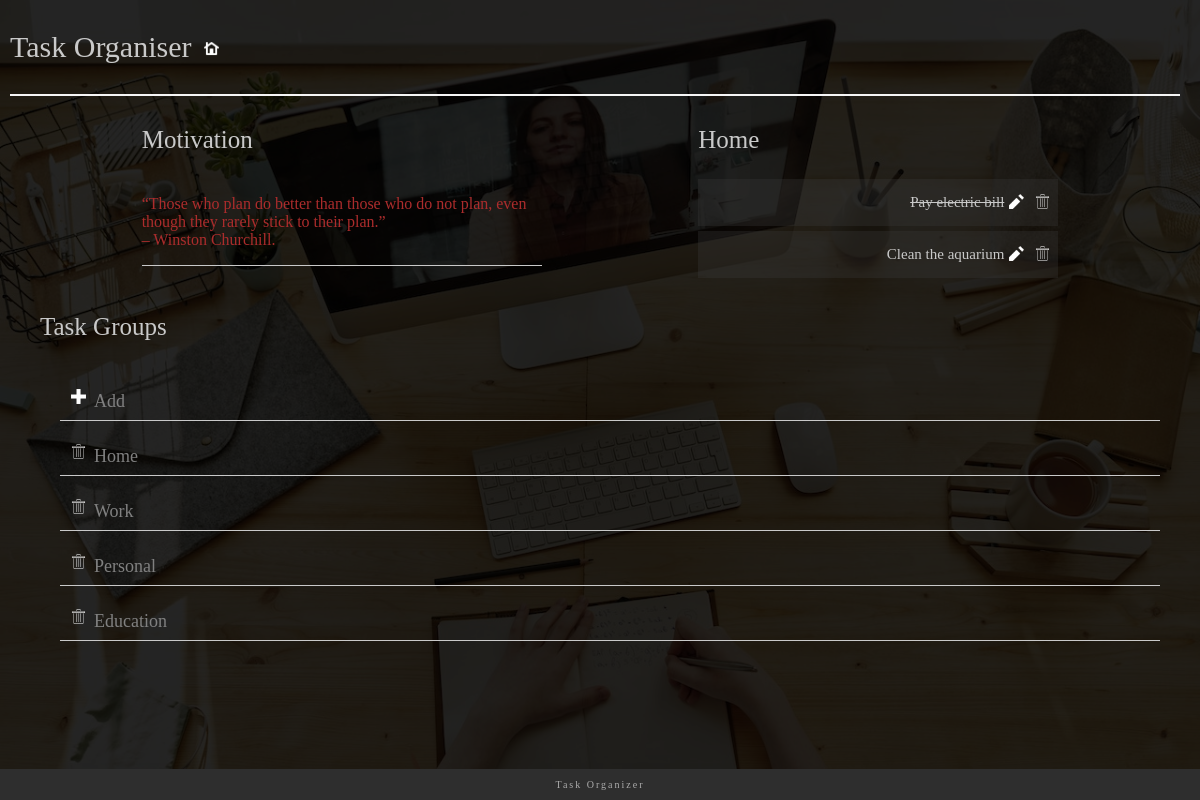
The page /details/Home/ on the database its author committed.
### task_group/models.py (models this page shows, shortened)
class Catagories (models.Model):
    catagories_name = models.CharField(max_length=20,primary_key=True)
    def __str__(self):
        return self.catagories_name

class Task(models.Model):
    Catagories = models.ForeignKey(Catagories,related_name='Task',on_delete=models.CASCADE )
    title = models.CharField(max_length=256)
    created_date = models.DateTimeField(auto_now_add=True)
    done = models.BooleanField(default=False)
    class Meta:
        ordering = ["-created_date"]

### task_group/views.py (the view)
# urls.py: path('details/<str:pk>/', CatagoriesDetailView.as_view(), name='cdetail'),
class CatagoriesDetailView(DetailView):
    context_object_name = 'catagories_detail'
    model = models.Catagories
    template_name = 'task_group/catagories_detail.html'
    def get_context_data(self, **kwargs):
        context = super(CatagoriesDetailView, self).get_context_data(**kwargs)
        context['cat_list'] = Catagories.objects.all()
        print(context)
        return context

### task_group/templates/task_group/catagories_detail.html
{% extends 'task_group/base.html' %}
{% block heading %}
{{catagories_detail.catagories_name}}
{% endblock %}
{% block content %}
{%load static %}
{% for task in catagories_detail.Task.all %}
                <div class="items">
                    <div class="subitem">
                      {% if task.done %}
                       <p class="listitem"><strike  >{{task.title}}</strike></p>
                        {% else %}
                        <p class="listitem">{{task.title}} </p>
                        {% endif %}
                        <a href="/task_update/{{task.pk}}"  class="update"><img src="{% static 'task_group/img/pencil.png' %}" ></a>
                        <a href="/task_delete/{{task.pk}}" ><img src="{% static 'task_group/img/trash.png' %}"></a>
                    </div>
                </div>
{% endfor %}
            </div>
{% endblock %}

### task_group/templates/task_group/base.html (shortened to what this page needs)
{% load static %}
<!DOCTYPE html>
<html lang="en">
<head>
    <link rel="stylesheet" href="{% static 'task_group/css/new.css' %}" type="text/css">
</head>
<body>
    <div class="body-inner">
    <div class="base">
        <div class="title">
            <p class="title-text">Task Organiser</p>
            <div class="home">
                <a href="{% url 'task_group:tlist' %}" class="icon"><img src="{% static 'task_group/img/home.png' %}"></a>
            </div>
        </div>
        <div class="context">
            <div class="left">
                <p class="left-heading">Motivation</p>
                <div class="motivation">
                    <p>“Those who plan do better than those who do not plan, even though they rarely stick to their plan.”<br> – Winston Churchill. </p>
                </div>
            </div>
            <div class="tasklist">
                <div class="left-heading">
                    <p class="headingtext">{% block heading %} {% endblock%}</p>
                </div>
   {% block content %}
            {% endblock %}
            </div>
            <div class="groups">
                <p class="groups-heading">Task Groups</p>
                <ul>
                    <li><a href="/catagories_create/" ><img src="{% static 'task_group/img/plus.png' %}"></a>Add</li>
                    {% for c in cat_list %}
                    <li>
                        <a href="/catagories_delete/{{c.pk}}" ><img src="{% static 'task_group/img/trash.png' %}"></a><a href="/details/{{c.pk}}" >{{c.catagories_name}}</a>
                    </li>
                  {% endfor %}
                </ul>
            </div>
        </div>
        <div class="footer">
            <p>Task Organizer </p>
        </div>
    </div>
</body>
</html>

### task_group/static/task_group/css/new.css (style rules this page uses)
body { height: 100vh; background-color: #000000; background-attachment: fixed; position: relative; background-size: cover; background-repeat: no-repeat; background-position: center; font-family: Bahnschrift Light; background-image: url("../bg.jpg"); margin: 0 !important; }
img { margin: 3px; height: 15px; padding-top: 12px; padding-right:5px; }
.title { float: left; position: static; border-bottom: 2px double whitesmoke; margin-right: 20px; margin-left:10px; display: flex; align-items: center; }
.title-text { color: rgb(201, 201, 201); font-size: 30px; font-family: Bahnschrift; }
.home { padding-left: 10px; padding-bottom: 5px; }
.body-inner { background-color: #000000d9; height: 100vh; }
.base { display: flex; flex-direction: column; width: 100%; height: 100%; }
.context { display: flex; flex-direction: row; justify-content: space-evenly; margin: 5px; justify-items: center; flex-wrap: wrap; align-items: flex-start; }
.left { color: rgb(172, 44, 44); display: flex; flex-direction: column; margin-right: 20px; display: flex; flex-direction: column; }
.left-heading { font-size: 25px; color: rgb(201, 201, 201); }
.motivation { max-width: 400px; font-size: 16px; border-bottom: 1px solid rgb(201, 201, 201); }
.tasklist { min-width: 30vw; display: flex; flex-direction: column; justify-content: center; max-width: 600px; }
.groups { color: gray; padding-left:20px; padding-right:20px; }
a { text-decoration:none; color: gray; }
.groups-heading { font-size: 25px; color: rgb(201, 201, 201); padding-left: 20px; }
li { list-style: none; padding: 8px; margin-right: 20px; font-size: 18px; border-bottom: 1px solid rgb(201, 201, 201); }
.footer { position: fixed; left: 0; bottom: 0; width: 100%; font-size: 10px; letter-spacing: 2px; font-weight: lighter; background-color: rgb(46, 46, 46); color: rgb(172, 172, 172); text-align: center; }
.items { display: flex; flex-direction: column; }
.subitem { display: flex; flex-decoration:row; flex-wrap:wrap; background-color: rgba(61, 61, 61, 0.301); margin-bottom: 5px; color: rgb(201, 201, 201); font-size: 15px; justify-content:flex-end; width:100%; }
.listitem { margin-right:2px; margin-left:5px; }

### rows shown on the page
Catagories: catagories_name "Home"
Task: title "Pay electric bill"
Task: title "Clean the aquarium"
Catagories: catagories_name "Work"
Catagories: catagories_name "Personal"
Catagories: catagories_name "Education"
